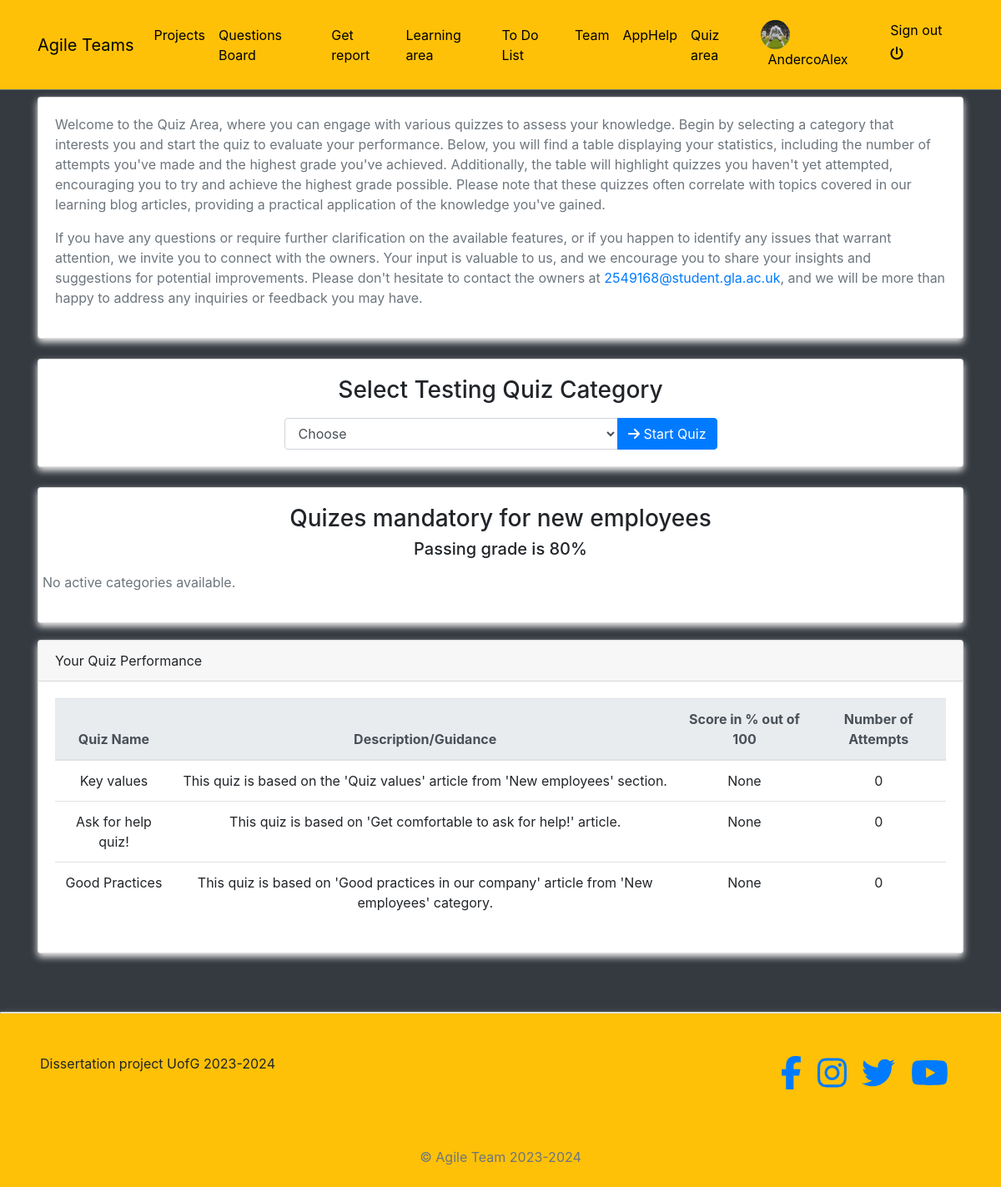
Page /quiz/home/ (signed in) on the earlier database version.
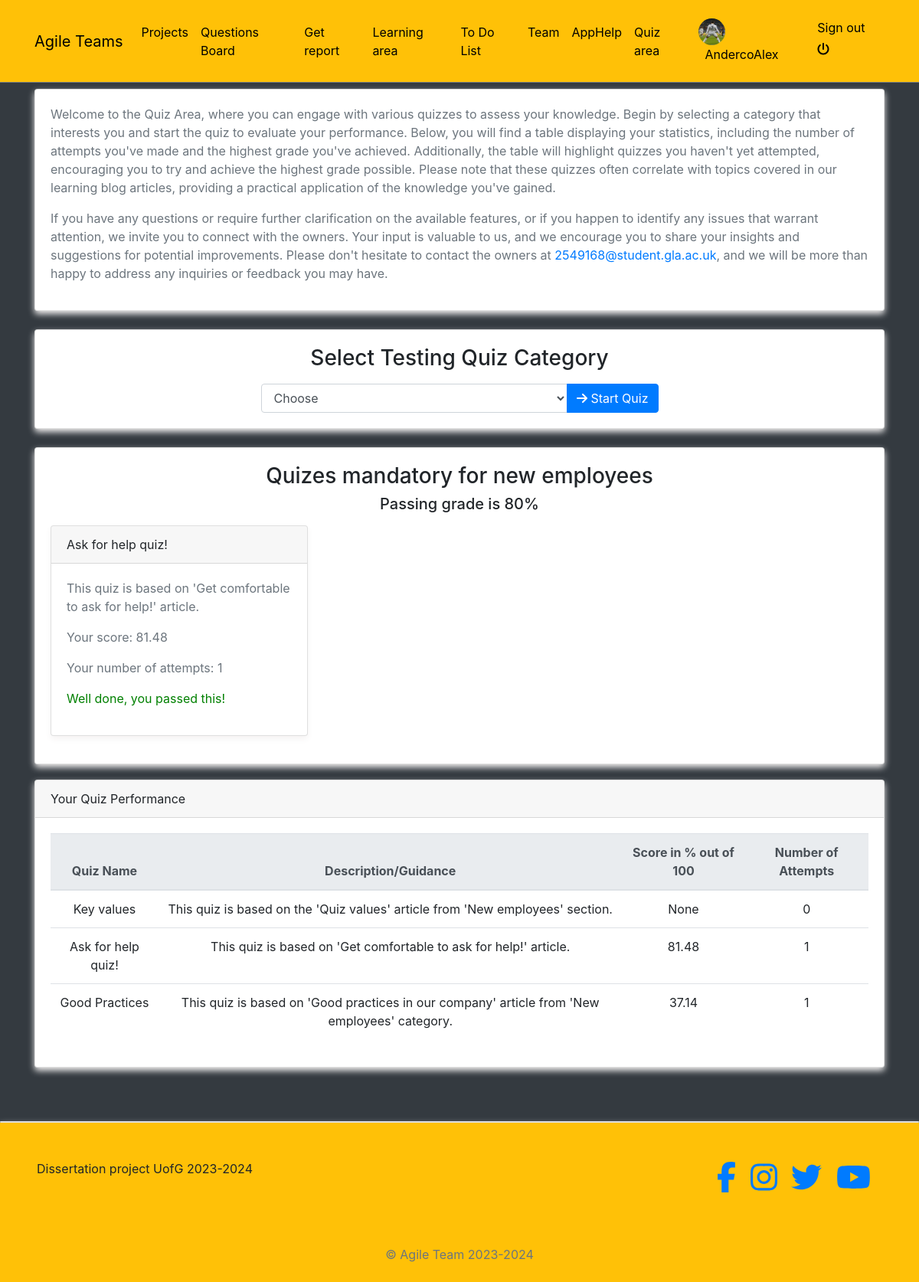
Same page on the later database version.
### quiz/models.py (models this page shows, shortened)
class BaseModel(models.Model):
    uid = models.UUIDField(primary_key=True, default=uuid.uuid4, editable=False)
    created_at = models.DateTimeField(auto_now_add=True)
    updated_at = models.DateTimeField(auto_now=True)
    class Meta:
        abstract = True

class Category(BaseModel):
    category_name = models.CharField(max_length=100)
    description = models.TextField(blank=True, null=True)
    is_onboarding = models.BooleanField(default=False)

### quiz/views.py (the view)
# urls.py: 2. Add a URL to urlpatterns:  path('', views.home, name='home')
@login_required
def home(request):
    categories = Category.objects.all()
    active_categories = Category.objects.filter(is_onboarding=True)
    quizzes_with_attempts = Category.objects.annotate(
        num_attempts=Count('quizscore', filter=Q(quizscore__user=request.user)),
        score=Max('quizscore__score', filter=Q(quizscore__user=request.user)),
        last_attempt_date=Max('quizscore__date_taken', filter=Q(quizscore__user=request.user))
    )
    context = {
        'categories': categories,
        'quizzes_with_attempts': quizzes_with_attempts,
        'active_categories': active_categories,
    }
    return render(request, 'qcategory.html', context)

### blogs/context_processors.py (called while the page is built)
def get_categories(request):
    categories = Category.objects.all()
    return dict(categories=categories)

### profiles/context_processors.py (called while the page is built)
def profile_pic(request):
    if request.user.is_authenticated:
        user = request.user
        try:
            profile_obj = Profile.objects.get(user=user)
            pic = profile_obj.profile_picture
        except Profile.DoesNotExist:
            pic = None
        return {'picture':pic}
    return {}

def get_profile(request):
    if request.user.is_authenticated:
        user = request.user
        try:
            profile_obj = Profile.objects.get(user=user)
        except Profile.DoesNotExist:
            pic = None
        return {'profile':profile_obj}
    return {}

### templates/qcategory.html (shortened to what the changed rows need)
{% extends 'base.html' %}
{% block content %}
{% if request.user.is_authenticated %}
<div class="container mt-5 pt-5">
    <div class="card mt-4">
        <div class="card-body">
            <div class="row mt-3">
                {% for category in active_categories %}
                    <div class="col-md-4">
                        <div class="card mb-3">
                            <div class="card-header">{{ category.category_name }}</div>
                            <div class="card-body">
                                <p>{{ category.description }}</p>
                                {% for quiz in quizzes_with_attempts %}
    {% if quiz.category_name == category.category_name %}
        <p>Your score: {{ quiz.score }}</p>
        <p> Your number of attempts: {{ quiz.num_attempts }}</p>
        {% if quiz.score <= 80 %}
            <p style="color: red;">Try again until you get 100.</p>
        {% else %}
            <p style="color: green;">Well done, you passed this!</p>
        {% endif %}
    {% endif %}
{% endfor %}
                            </div>
                        </div>
                    </div>
                {% empty %}
                    <p>No active categories available.</p>
                {% endfor %}
            </div>
        </div>
    </div>
    <div class="mb-4">
        <div class="card" style = 'margin-top: 20px;'>
            <div class="card-body overflow-auto">
                <table class="table">
                    <thead class="thead-light">
                        <tr class="text-center">
                            <th scope="col">Quiz Name</th>
                            <th scope="col">Description/Guidance</th>
                            <th scope="col">Score in % out of 100</th>
                            <th scope="col">Number of Attempts</th>
                        </tr>
                    </thead>
                    <tbody>
                        {% for quiz in quizzes_with_attempts %}
                        <tr class="text-center">
                            <td>{{ quiz.category_name }}</td>
                            <td>{{ quiz.description }}</td>
                            <td>{{ quiz.score }}</td>
                            <td>{{ quiz.num_attempts }}</td>
                        </tr>
                        {% empty %}
                        <tr>
                            <td colspan="4" class="text-center">No quizzes taken yet.</td>
                        </tr>
                        {% endfor %}
                    </tbody>
                </table>
            </div>
        </div>
    </div>
</div>
{% else %}
<div class="text-center h3" style="margin-top: 70px;">Please log in to access the quiz.</div>
{% endif %}
{% endblock %}

Differences in the rows shown:
now on one of the page's lists (row edited): Category: category_name "Ask for help quiz!", description "This quiz is based on 'Get comfortable to ask for help!' article.", score "81.48", num_attempts "1"
changed Category "Ask for help quiz!": score "None" → "81.48"; num_attempts "0" → "1"
computed for Category "Good Practices": score "None" → "37.14"; num_attempts "0" → "1"
Other differences:
text no longer shown: "No active categories available."
